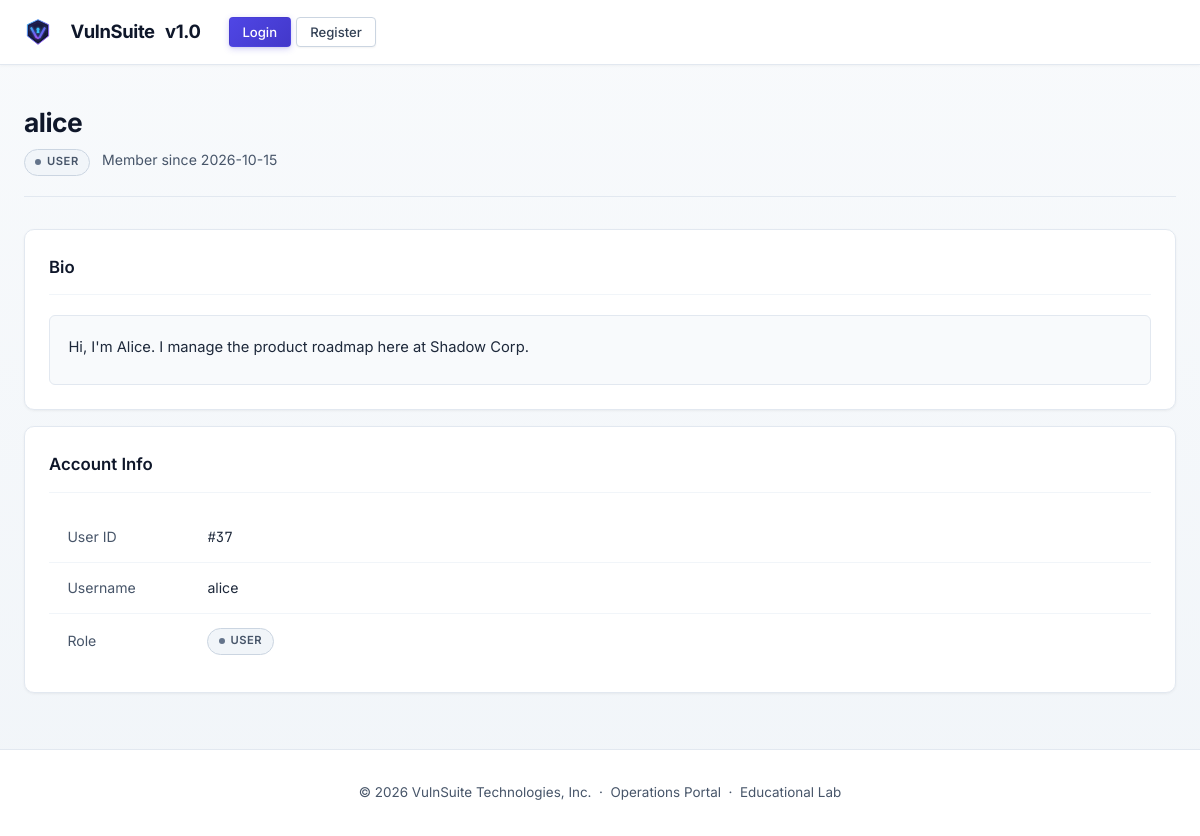
The app's page /profile/alice, older data.
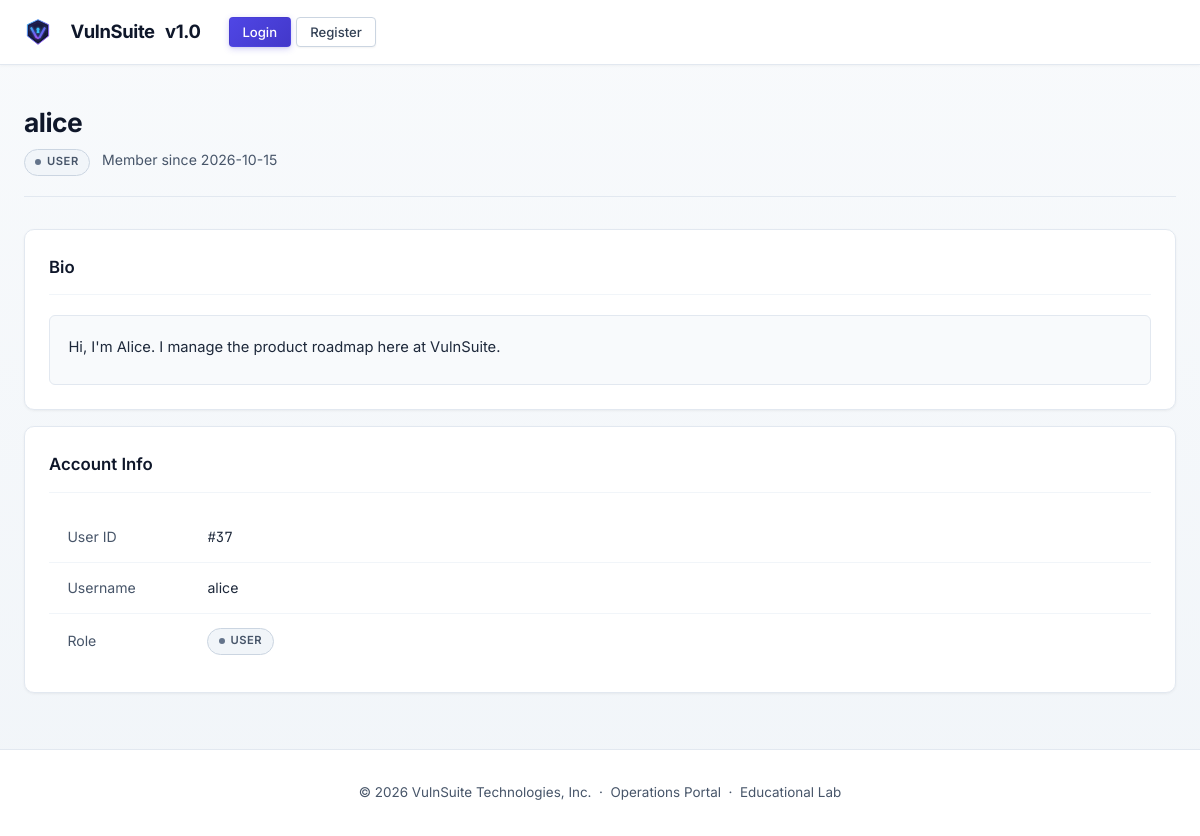
The same page, newer data.
### tables this page shows
CREATE TABLE users (
        id          INTEGER PRIMARY KEY AUTOINCREMENT,
        username    TEXT UNIQUE NOT NULL,
        email       TEXT UNIQUE NOT NULL,
        password    TEXT NOT NULL,
        role        TEXT NOT NULL DEFAULT 'user',
        bio         TEXT DEFAULT '',
        website     TEXT DEFAULT '',
        created_at  TEXT DEFAULT (datetime('now'))
    );

### routes/profile_routes.py (the view)
@profile_bp.route("/profile/<username>")
def view_profile(username):
    db   = get_db()
    user = db.execute(
        "SELECT id, username, bio, website, role, created_at FROM users WHERE username=?",
        (username,)
    ).fetchone()
    if not user:
        abort(404)
    if current_app.config["VULN_XSS"]:
        bio_content     = user["bio"] or ""
        website_content = user["website"] or ""
    else:
        bio_content     = html.escape(user["bio"] or "")
        website_content = html.escape(user["website"] or "")
    return render_template("profile/view_profile.html",
                           profile_user=user,
                           bio_content=bio_content,
                           website_content=website_content,
                           vuln_xss=current_app.config["VULN_XSS"])

### auth.py (called while the page is built)
def current_user():
    return {
        "id":       session.get("user_id"),
        "username": session.get("username"),
        "role":     session.get("role"),
    } if "user_id" in session else None

### db.py (called while the page is built)
def get_db():
    if "db" not in g:
        db_path = current_app.config["DATABASE"]
        g.db = sqlite3.connect(db_path, detect_types=sqlite3.PARSE_DECLTYPES,
                               timeout=10)
        g.db.row_factory = sqlite3.Row
        g.db.execute("PRAGMA busy_timeout = 8000")
    return g.db

### templates/profile/view_profile.html (shortened to what this page needs)
{% extends "base.html" %}
{% block content %}
<div class="page-header">
  <div>
    <h1 class="page-title">{{ profile_user['username'] }}</h1>
    <p class="page-sub">
      <span class="role-badge role-{{ profile_user['role'] | replace('-','_') }}">
        {{ profile_user['role'] }}
      </span>
      &nbsp; Member since {{ profile_user['created_at'][:10] if profile_user['created_at'] else '—' }}
    </p>
  </div>
</div>
<div class="card">
  <div class="card-header"><span class="card-title">Bio</span></div>
  <div class="bio-box">
    {% if vuln_xss %}
    {{ bio_content | safe }}
    {% else %}
    {{ bio_content }}
    {% endif %}
  </div>
</div>
<div class="card mt-2">
  <div class="card-header"><span class="card-title">Account Info</span></div>
  <table>
    <tbody>
      <tr><td style="width:140px;color:var(--text-muted);">User ID</td>
          <td class="mono">#{{ profile_user['id'] }}</td></tr>
      <tr><td style="color:var(--text-muted);">Username</td>
          <td>{{ profile_user['username'] }}</td></tr>
      <tr><td style="color:var(--text-muted);">Role</td>
          <td><span class="role-badge role-{{ profile_user['role'] | replace('-','_') }}">{{ profile_user['role'] }}</span></td></tr>
    </tbody>
  </table>
</div>
{% endblock %}

Row changes from the older to the newer data that the page shows:
changed users "alice": bio "Hi, I'm Alice. I manage the product roadmap here at Shadow Corp." → "Hi, I'm Alice. I manage the product roadmap here at VulnSuite."
